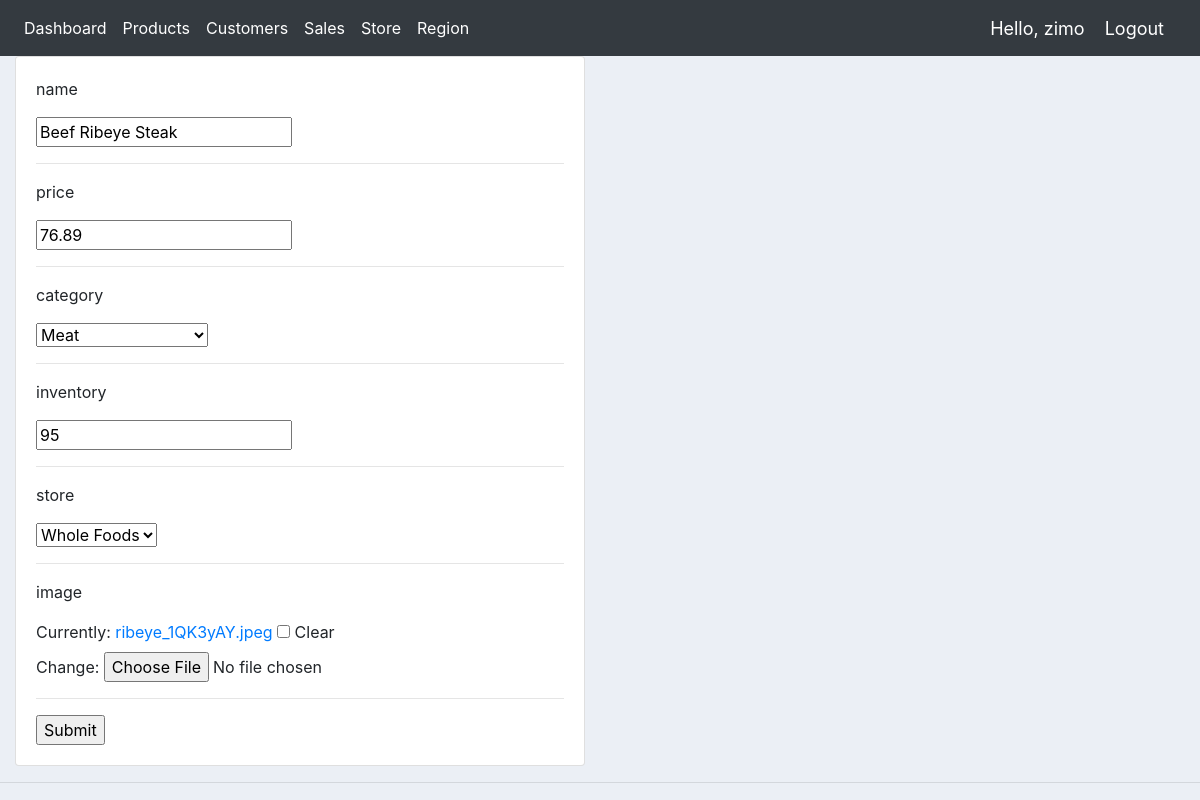
/update_product/4/ (signed in), run on the app's committed database.
### accounts/models.py (models this page shows, shortened)
class Product(models.Model):
	CATEGORY = (
			('Seafood', 'Seafood'),
			('Beauty', 'Beauty'),
			('Wine, Beer & Spirits', 'Wine, Beer & Spirits'),
			('Meat', 'Meat'),
			('Snack', 'Snack'),
			)
	name = models.CharField(max_length=200)
	price = models.FloatField()
	category = models.CharField(max_length=200, choices=CATEGORY)
	inventory = models.IntegerField(default=100)
	store = models.ForeignKey(Store, on_delete=models.PROTECT, null = True)
	image = models.ImageField(null=True, blank=True)

### accounts/decorators.py (the view)
		def wrapper_func(request, *args, **kwargs):
			group = None
			if request.user.groups.exists():
				group = request.user.groups.all()[0].name
			if group in allowed_roles:
				return view_func(request, *args, **kwargs)
			else:
				return render(request, "store/NotAuth.html")

### accounts/forms.py
class ProductForm(ModelForm):
	class Meta:
		model = Product
		fields = '__all__'

### accounts/models.py (called while the page is built)
	def __str__(self):
		return self.name

### accounts/views.py (called while the page is built)
@login_required(login_url='login')
@allowed_users(allowed_roles=['admin'])
@admin_only
def updateProduct(request, pk):
	product = Product.objects.get(id=pk)
	form = ProductForm(instance=product)
	if request.method == 'POST':
		form = ProductForm(request.POST, instance=product)
		if form.is_valid():
			form.save()
			return redirect('/products')
	context = {'form': form}
	return render(request, 'accounts/product_form.html', context)

### accounts/templates/accounts/product_form.html (shortened to what this page needs)
{%  extends 'accounts/main.html' %}
{% load static %}
{% block content %}
<div class="row">
	<div class="col-md-6">
		<div class="card card-body">
			<form action="" method="POST">
				{% for field in form %}
					<p>{{field.name}}</p>
                    <p> {{field}}</p>
					<hr>
				{% endfor %}
				<input type="submit" name="Submit">
			</form>
		</div>
	</div>
</div>
{% endblock %}

### accounts/templates/accounts/navbar.html (shortened to what this page needs)
{% load static %}
<nav class="navbar navbar-expand-lg navbar-dark bg-dark">
  <div class="collapse navbar-collapse" id="navbarNav">
    <ul class="navbar-nav">
      <li class="nav-item active">
        <a class="nav-link" href="{% url 'home' %}">Dashboard</a>
      </li>
      <li class="nav-item active">
        <a class="nav-link" href="{% url 'products' %}">Products</a>
      </li>
      <li class="nav-item active">
        <a class="nav-link" href="{% url 'users' %}">Customers</a>
      </li>
      <li class="nav-item active">
        <a class="nav-link" href="{% url 'sales' %}">Sales</a>
      </li>
      <li class="nav-item active">
        <a class="nav-link" href="{% url 'stores' %}">Store</a>
      </li>
      <li class="nav-item active">
        <a class="nav-link" href="{% url 'regions' %}">Region</a>
      </li>
    </ul>
  </div>
  <span class="hello-msg">Hello, {{request.user}}</span>
  <span ><a  class="hello-msg" href="{% url 'logout' %}">Logout</a></span>
</nav>

### static/css/main.css (style rules this page uses)
body { background-color: #ebeff5; }

### accounts/templates/accounts/navbar.html (style rules this page uses)
.hello-msg { font-size: 18px; color: #fff; margin-right: 20px; }

### data on the page
Product: form "Beef Ribeye Steak" "76.89" "Meat" "95" "Whole Foods"

### other printed values
{{ request.user }} "zimo"
{{ field.name }} "name" "price" "category" "inventory" "store" "image"
